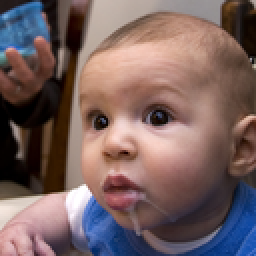
#> input picture btl_XLA/web_base/assets/images/00944.png, 128 x 128 px, found by its file name (shown 2 times larger); its folder holds only this picture in this run
$ python face_detection2.py
#> lines starting #> are read from the running program, lines starting #| are printed output that depends on the picture
import os
import cv2
import numpy as np
from matplotlib import pyplot as plt

# def read_data(folder):
# images = []
face_cascade = cv2.CascadeClassifier('Haar Cascade/haarcascade_frontalface_default.xml')
# eye_cascade = cv2.CascadeClassifier('Haar Cascade/haarcascade_eye.xml')
i=0
for filename in os.listdir("../images/"):
  img = cv2.imread(os.path.join("../images/", filename),1)
#> img is the input picture: shape (128, 128, 3); mean B, G, R 96.7, 98, 120
  if img is not None:
     i+=1
    # images.append(img)
    # return images


# img = cv2.imread('../images/mt.jpg')

     gray = cv2.cvtColor(img, cv2.COLOR_BGR2GRAY)
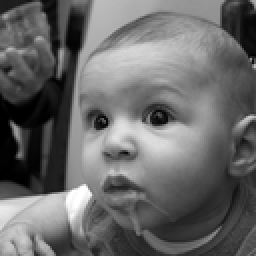
#> gray: shape (128, 128) (shown 2 times larger); min 0, max 255, mean 104.4

     faces = face_cascade.detectMultiScale(
             gray,
             scaleFactor=1.1,
             minNeighbors=1
     )
#> faces = [[22, 28, 78, 78]]
     for (x,y,w,h) in faces:
        # img = cv2.rectangle(img,(x,y),(x+w,y+h),(255,0,0),1)
        # roi_gray = gray[y:y+h, x:x+w]
        roi_color = img[y:y+h, x:x+w]

        cv2.imwrite("img"+str(i)+".jpg",roi_color)
        cv2.imshow("img" + str(i) , roi_color)
#> this loop made 1 pass
#> pass 1, `roi_color = img[y:y+h, x:x+w]`:
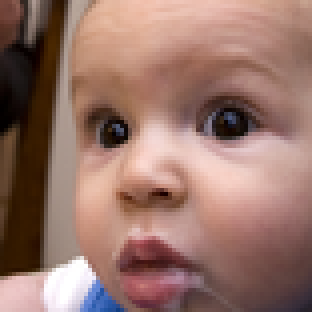
#> roi_color: shape (78, 78, 3) (shown 4 times larger); mean B, G, R 105.8, 116.1, 151.8
                # eyes = eye_cascade.detectMultiScale(roi_gray)
    # for (ex,ey,ew,eh) in eyes:
    #     cv2.rectangle(roi_color,(ex,ey),(ex+ew,ey+eh),(0,255,0),2)
cv2.waitKey(0)
cv2.destroyAllWindows()

$ run again, on btl_XLA/web_base/assets/images/00948.png
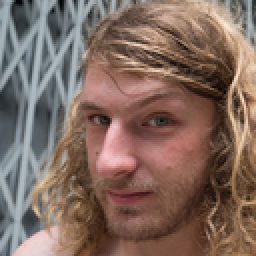
#> input picture btl_XLA/web_base/assets/images/00948.png, 128 x 128 px, found by its file name (shown 2 times larger)
#> img is the input picture: shape (128, 128, 3); mean B, G, R 96, 106.1, 128.9
#> `gray = cv2.cvtColor(img, cv2.COLOR_BGR2GRAY)`:
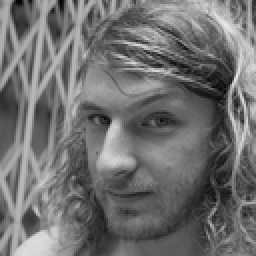
#> gray: shape (128, 128) (shown 2 times larger); min 0, max 235, mean 111.8
#> faces = [[15, 25, 94, 94]]
#> the loop `for (x,y,w,h) in faces:` made 1 pass
#> pass 1, `roi_color = img[y:y+h, x:x+w]`:
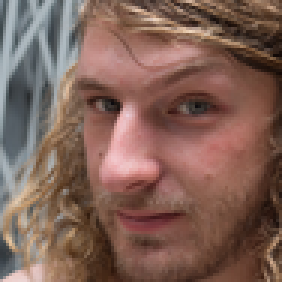
#> roi_color: shape (94, 94, 3) (shown 3 times larger); mean B, G, R 87, 97.6, 127.9

$ run again, on btl_XLA/web_base/assets/images/00949.png
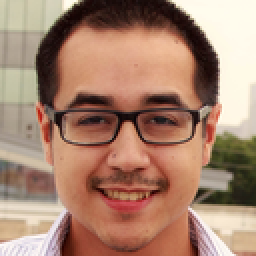
#> input picture btl_XLA/web_base/assets/images/00949.png, 128 x 128 px, found by its file name (shown 2 times larger)
#> img is the input picture: shape (128, 128, 3); mean B, G, R 111.4, 131.3, 167.9
#> `gray = cv2.cvtColor(img, cv2.COLOR_BGR2GRAY)`:
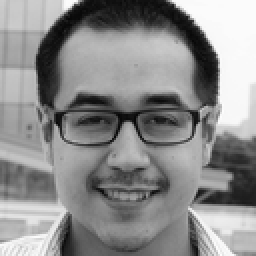
#> gray: shape (128, 128) (shown 2 times larger); min 6, max 254, mean 140
#> faces = [[15, 23, 97, 97]]
#> the loop `for (x,y,w,h) in faces:` made 1 pass
#> pass 1, `roi_color = img[y:y+h, x:x+w]`:
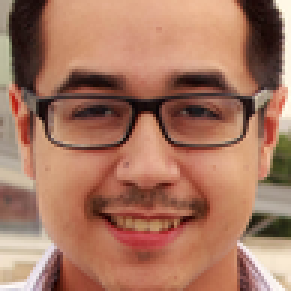
#> roi_color: shape (97, 97, 3) (shown 3 times larger); mean B, G, R 96.3, 117.7, 166.4

$ run again, on btl_XLA/web_base/assets/images/00950.png
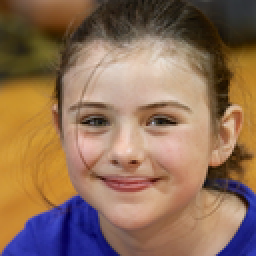
#> input picture btl_XLA/web_base/assets/images/00950.png, 128 x 128 px, found by its file name (shown 2 times larger)
#> img is the input picture: shape (128, 128, 3); mean B, G, R 88.2, 111.4, 142.7
#> `gray = cv2.cvtColor(img, cv2.COLOR_BGR2GRAY)`:
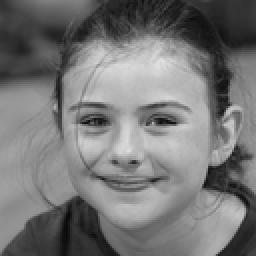
#> gray: shape (128, 128) (shown 2 times larger); min 8, max 223, mean 118.1
#> faces = [[18, 23, 93, 93]]
#> the loop `for (x,y,w,h) in faces:` made 1 pass
#> pass 1, `roi_color = img[y:y+h, x:x+w]`:
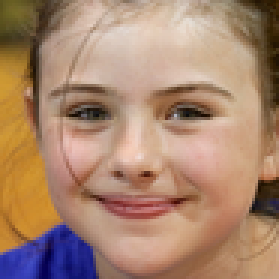
#> roi_color: shape (93, 93, 3) (shown 3 times larger); mean B, G, R 110.7, 134.1, 169.1

$ run again, on btl_XLA/web_base/assets/images/00945.png
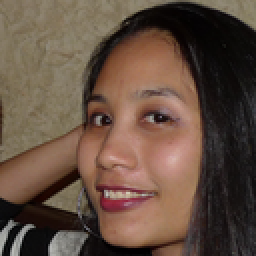
#> input picture btl_XLA/web_base/assets/images/00945.png, 128 x 128 px, found by its file name (shown 2 times larger)
#> img is the input picture: shape (128, 128, 3); mean B, G, R 65.1, 78.7, 99.6
#> `gray = cv2.cvtColor(img, cv2.COLOR_BGR2GRAY)`:
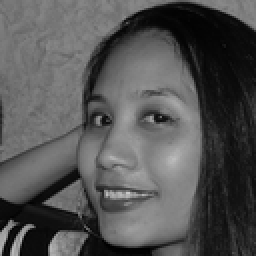
#> gray: shape (128, 128) (shown 2 times larger); min 0, max 201, mean 83.4
#> faces = [[22, 28, 90, 90]]
#> the loop `for (x,y,w,h) in faces:` made 1 pass
#> pass 1, `roi_color = img[y:y+h, x:x+w]`:
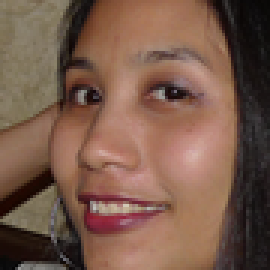
#> roi_color: shape (90, 90, 3) (shown 3 times larger); mean B, G, R 74.5, 90.1, 120.9
